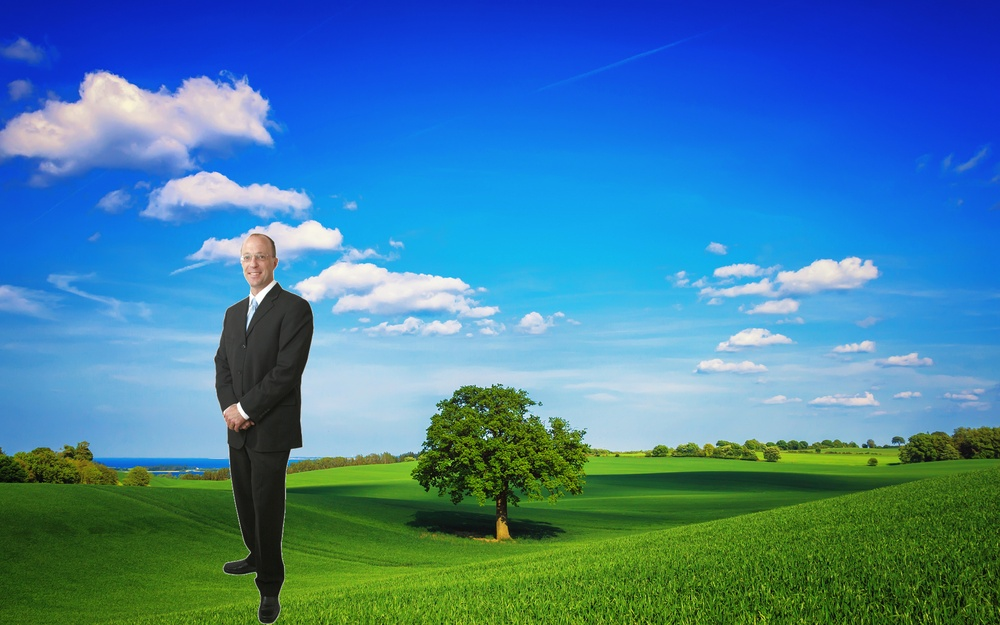
//> input picture Landscape_1.jpg, 1000 x 625 px, shrunk from 1920 x 1200 before the run
$ ./Object-Removal Landscape_1.jpg Landscape_2.jpg   (built with g++ and OpenCV 4)
//> lines starting //> are read from the running program, lines starting //| are printed output that depends on the picture; after the words box and inside, x2 and y2 are one past the last pixel; in counts of white or black regions, pixels touching at a corner belong together
#include <opencv2/opencv.hpp>
#include <opencv2/core/core.hpp>
#include <opencv2/contrib/contrib.hpp>
#include <opencv2/highgui/highgui.hpp>
#include <iostream>
#include <sstream>
#include <vector>
#include <cmath>
#include <string>
#include <stdio.h>


using namespace std;
using namespace cv;

void drawRectangles(vector<Point> points, vector<Rect>& rects){
	int x_min=1000000000, x_max=0, y_min=1000000000, y_max=0;
	for(int i=0;i<points.size();i++){
		if(x_min>points[i].x)
			x_min = points[i].x;
		if(x_max<points[i].x)
			x_max = points[i].x;
		if(y_min>points[i].y)
			y_min = points[i].y;
		if(y_max<points[i].y)
			y_max = points[i].y;
	}
	if(((x_max-x_min) * (y_max-y_min))>10){
		rects.push_back(Rect(x_min, y_min, (x_max-x_min), (y_max-y_min)));
	}
}


bool frame_ok(Mat image){
	int count = 0;

	for(int i=0;i<image.rows;i++){
		for(int j=0;j<image.cols;j++){
			count +=(image.data[image.channels()*(image.cols*i + j) + 1])>0?1:0;
		}
	}
	cout<<count<<endl;
	if(count<0.20*(image.rows*image.cols))
		return true;

	return false;
}

bool frame_similar(Mat x, Mat y){

	int h_bins = 50;
	int histSize[] = { h_bins };
	float hranges[] = { 0, 255 };

	const float* ranges[] = { hranges };

	MatND hist_x;
	MatND hist_y;
	int channels[] = { 0 };

	calcHist( &x, 1, channels, Mat(), hist_x, 1, histSize, ranges, true, false );
	normalize( hist_x, hist_x, 0, 1, NORM_MINMAX, -1, Mat() );

	calcHist( &y, 1, channels, Mat(), hist_y, 1, histSize, ranges, true, false );
	normalize( hist_y, hist_y, 0, 1, NORM_MINMAX, -1, Mat() );

	double value = compareHist( hist_x, hist_y, 0 );

	if(value > 0.75)
		return true;
	return false;
}

void mergerimages(Mat a, Mat& b, Rect r){
	for(int i=r.y;i<(r.y+r.height);i++){
		for(int j=r.x;j<(r.x+r.width);j++){
			b.data[b.channels()*(b.cols*i + j) + 0]=(a.data[a.channels()*(a.cols*i + j) + 0]);
			b.data[b.channels()*(b.cols*i + j) + 1]=(a.data[a.channels()*(a.cols*i + j) + 1]);
			b.data[b.channels()*(b.cols*i + j) + 2]=(a.data[a.channels()*(a.cols*i + j) + 2]);
		}
	}
}


int main( int argc, char** argv ){
	Mat image_A = imread( argv[1]);
//> image_A is the input picture: 625 rows x 1000 cols, CV_8UC3; mean B, G, R 161, 126.5, 66.2
	Mat image_B = imread( argv[2]);
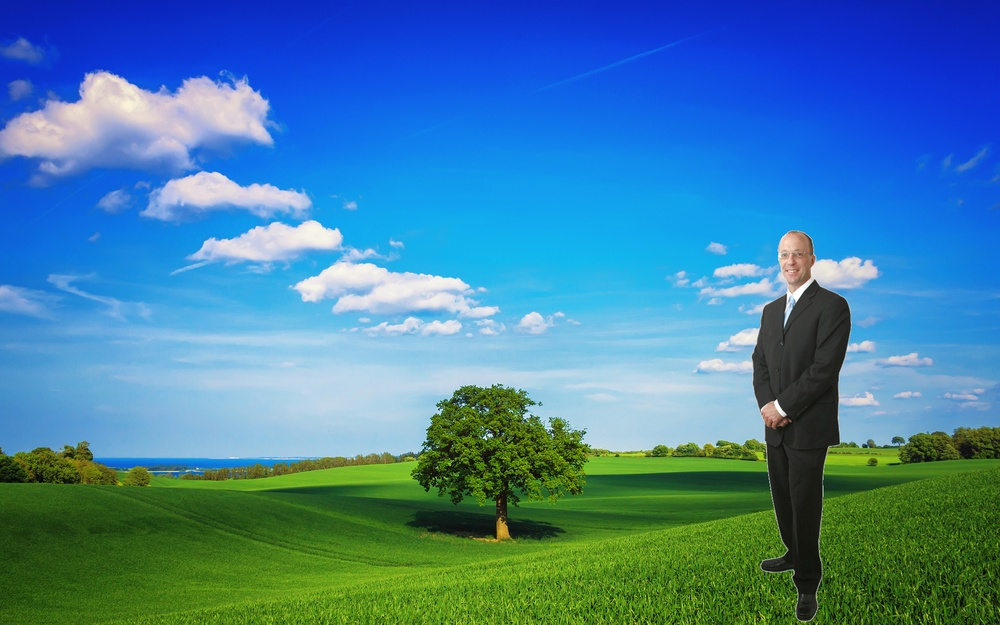
//> input picture Landscape_2.jpg, 1000 x 625 px, shrunk from 1920 x 1200 before the run
//> image_B is the input picture: 625 rows x 1000 cols, CV_8UC3; mean B, G, R 161.6, 127, 66.6
	Mat image_C = imread( argv[2]);

	Mat image1, image2, image3, image4;
	cvtColor(image_A,image1,CV_RGB2GRAY);
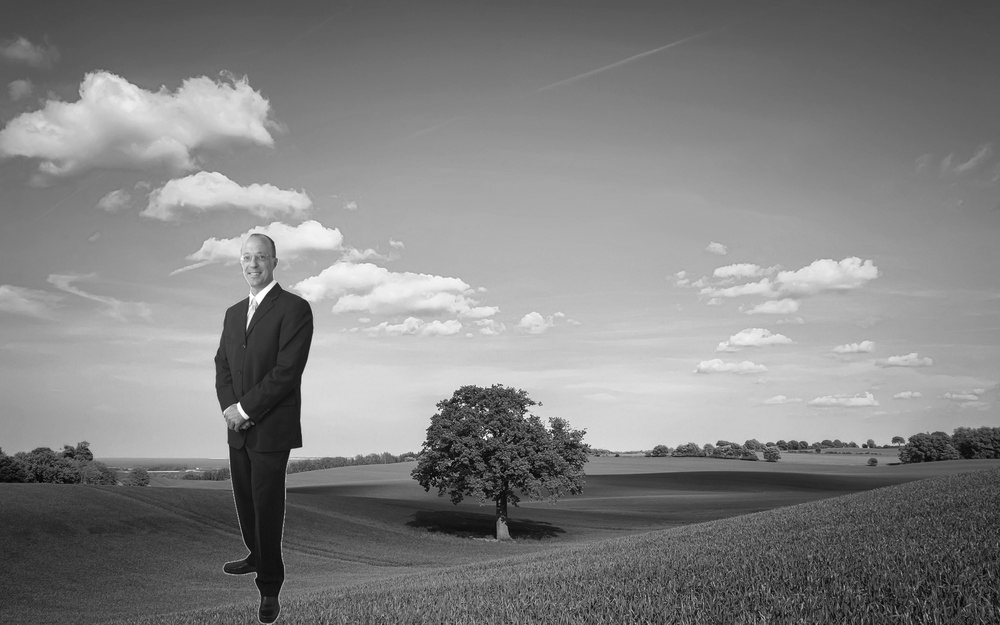
//> image1: 625 rows x 1000 cols, CV_8UC1; min 3, max 255, mean 129.9
	cvtColor(image_B,image2,CV_RGB2GRAY);
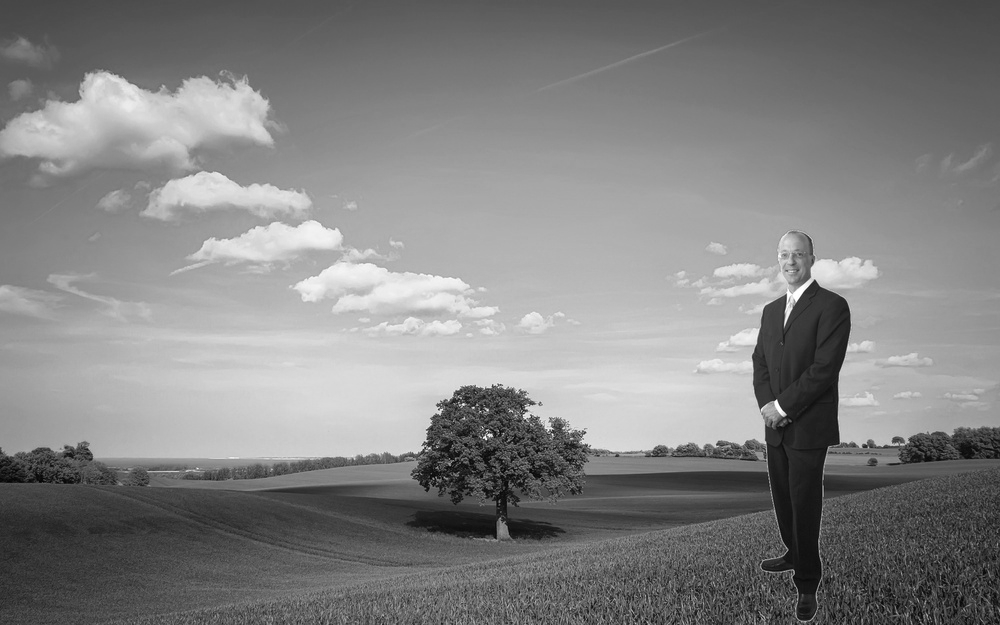
//> image2: 625 rows x 1000 cols, CV_8UC1; min 3, max 255, mean 130.5
	std::vector<std::vector<cv::Point> > contours;
	vector<Rect> rectangles;
	absdiff(image2, image1, image3);
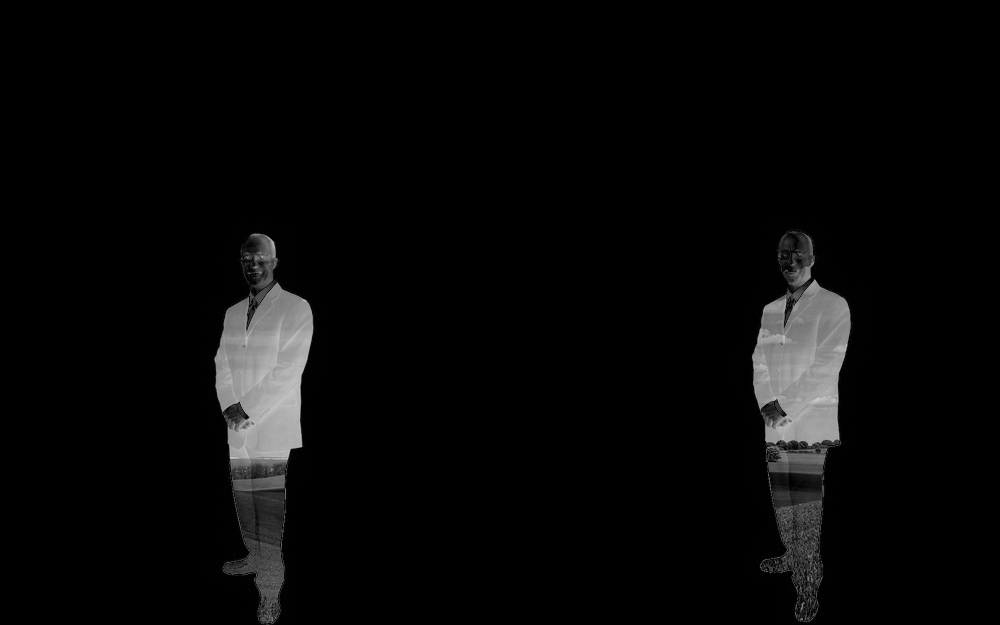
//> image3: 625 rows x 1000 cols, CV_8UC1; min 0, max 203, mean 7.8
	threshold( image3, image4, 0, 255, 0 );
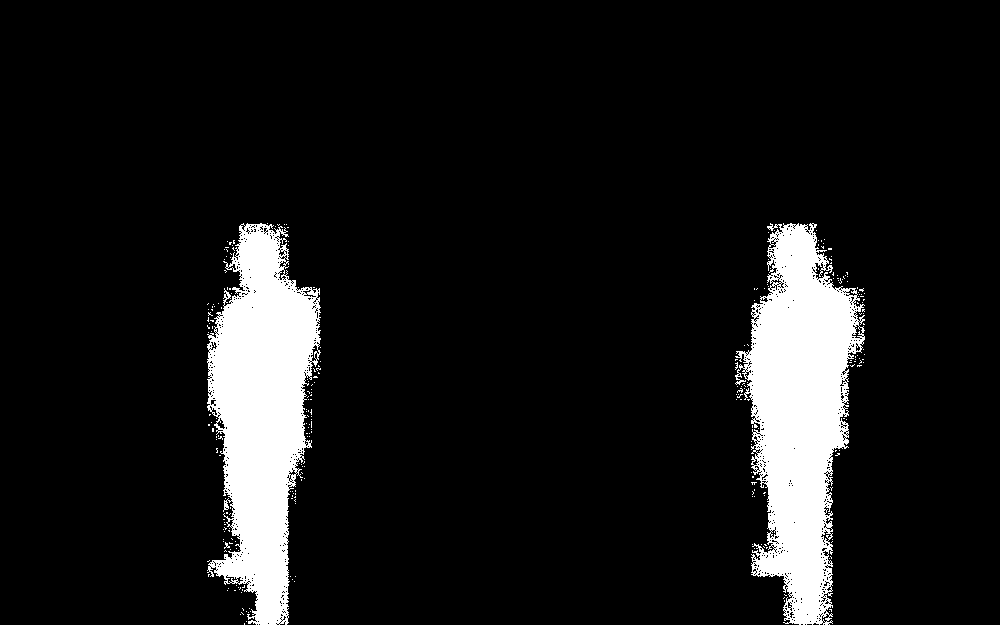
//> image4: 625 rows x 1000 cols, CV_8UC1; 9.3% white; 268 white regions (266 under 20 px), largest, box (x1, y1, x2, y2) and area: (735, 223, 865, 625) 29218, (207, 223, 321, 625) 28037
	cv::erode(image4,image4,cv::Mat());
        cv::dilate(image4,image4,cv::Mat());
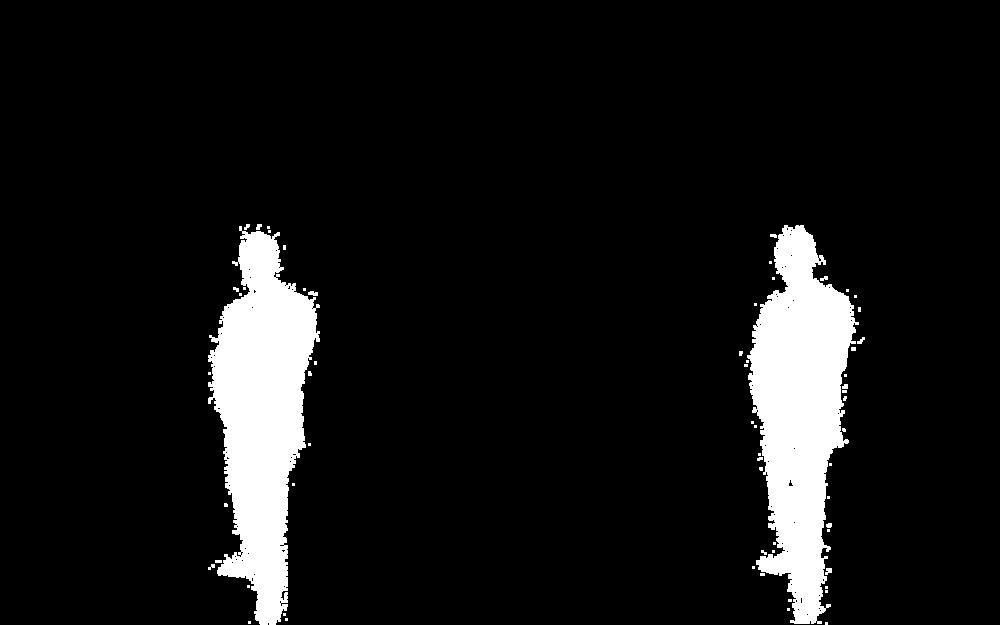
//> image4: 625 rows x 1000 cols, CV_8UC1; 8.3% white; 62 white regions (47 under 20 px)

	findContours(image4,contours,CV_RETR_EXTERNAL,CV_CHAIN_APPROX_NONE);
//> contours = 62 contours, 58 with area under 20; largest, box (x1, y1, x2, y2) and area: (208, 226, 320, 625) 24838, (747, 225, 859, 624) 24775, (308, 291, 318, 296) 25, (825, 568, 832, 575) 22
	for(int i=0;i<contours.size();i++){
		drawRectangles(contours[i], rectangles);
	}
//> this loop made 62 passes
//> rectangles on passes 11 to 12: 1 Rect (x, y, width, height): [825, 568, 6, 6], 1 Rect (x, y, width, height): [825, 568, 6, 6]
//> after the loop, rectangles = 20 Rects (x, y, width, height), first 8: [825, 568, 6, 6], [208, 564, 6, 5], [215, 560, 6, 2], [761, 550, 5, 4], [826, 523, 5, 4], [757, 457, 5, 3], [843, 396, 3, 4], [842, 384, 5, 4]
	drawContours(image3,contours,-1,cv::Scalar(255,255,255),-1);
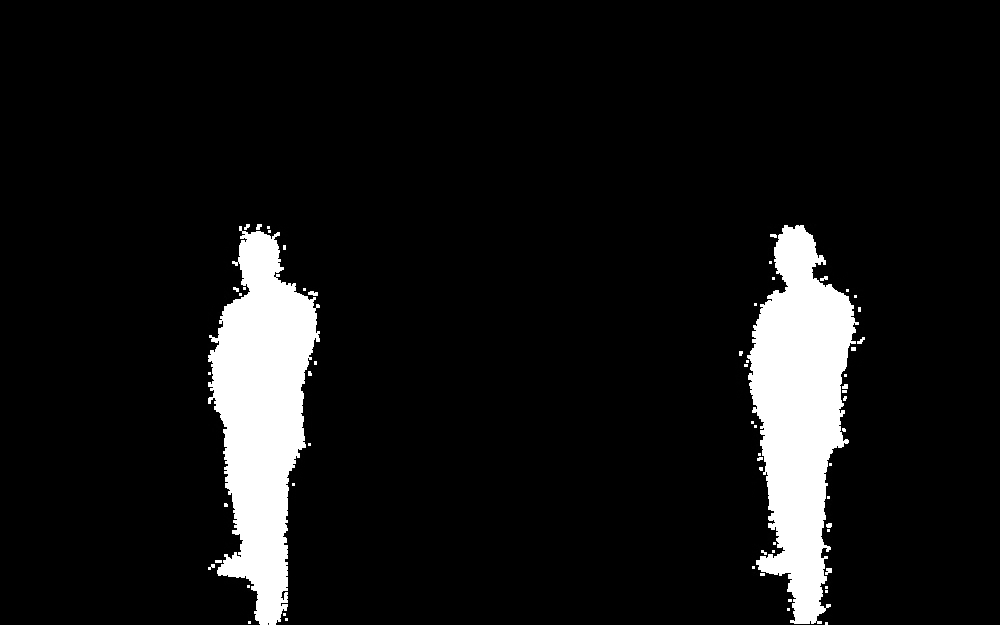
//> image3: 625 rows x 1000 cols, CV_8UC1; 8.29% of pixels changed, all inside (x1, y1, x2, y2) = (208, 224, 865, 625)
	//rectangle( image3, cvPoint(rectangles[0].x, rectangles[0].y),cvPoint(rectangles[0].x+rectangles[0].width, rectangles[0].y+rectangles[0].height), CV_RGB(255,255,255), 3, 8, 0);
//rectangle( image3, cvPoint(rectangles[1].x, rectangles[1].y),cvPoint(rectangles[1].x+rectangles[1].width, rectangles[1].y+rectangles[1].height), CV_RGB(255,255,255), 3, 8, 0);


	Mat img1a,img1b,img2a,img2b;
	img1a = image1(rectangles[0]);
//> img1a = [[71, 52, 15, 51, 121, 81], [63, 60, 87, 70, 86, 124], [62, 75, 55, 79, 70, 117], [90, 115, 41, 78, 65, 83], [92, 89, 54, 88, 66, 68], [71, 93, 73, 93, 54, 91]]
	img1b = image1(rectangles[1]);
//> img1b = [[87, 86, 94, 84, 89, 82], [83, 91, 92, 85, 91, 98], [97, 78, 87, 93, 99, 84], [93, 82, 88, 89, 92, 87], [91, 84, 75, 90, 84, 84]]
	img2a = image2(rectangles[0]);
//> img2a = [[72, 51, 14, 50, 122, 82], [63, 58, 88, 71, 82, 121], [62, 76, 52, 80, 73, 119], [93, 114, 41, 79, 64, 82], [90, 87, 53, 90, 67, 70], [74, 97, 72, 92, 54, 91]]
	img2b = image2(rectangles[1]);
//> img2b = [[86, 85, 93, 83, 88, 81], [83, 91, 91, 84, 90, 97], [98, 79, 87, 92, 98, 83], [94, 84, 89, 89, 91, 86], [92, 85, 76, 90, 84, 84]]

	Mat temp;
	if(frame_similar(img1a, img2b)){
//> in frame_similar, `calcHist( &x, 1, channels, Mat(), hist_x, 1, histSize, ranges, true, f..`: hist_x = 50 values, max 5 at index 10, min 0 at index 0, mean 0.72
//> in frame_similar, `normalize( hist_x, hist_x, 0, 1, NORM_MINMAX, -1, Mat() );`: hist_x = 50 values, max 1 at index 10, min 0 at index 0, mean 0.144
//> in frame_similar, `calcHist( &y, 1, channels, Mat(), hist_y, 1, histSize, ranges, true, f..`: hist_y = 50 values, max 11 at index 16, min 0 at index 0, mean 0.6
//> in frame_similar, `normalize( hist_y, hist_y, 0, 1, NORM_MINMAX, -1, Mat() );`: hist_y = 50 values, max 1 at index 16, min 0 at index 0, mean 0.0545
//> in frame_similar, `double value = compareHist( hist_x, hist_y, 0 );`: value = 0.447
		mergerimages(image_A, image_C, rectangles[1]);
		mergerimages(image_B, image_C, rectangles[0]);
	}
	else if(frame_similar(img1b, img2a)){
		mergerimages(image_A, image_C, rectangles[0]);
		mergerimages(image_B, image_C, rectangles[1]);

	}

	imwrite("result.jpg", image_C);
	// [7 lines of commented-out code are left out]
	return 0;
}
